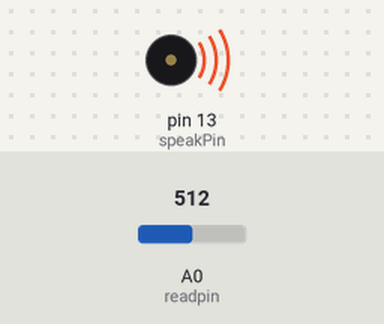
A sketch run on a simulated Arduino Uno, built with avr-gcc and run on an emulated ATmega328P. On the bench: buzzer (waves = sounding). The test bench sets the inputs (shaded band); at power-on: A0 (readpin) = 512.

Above: at 1.2 s.
1.3 s: A0 (readpin) set to 0
At 1.8 s:
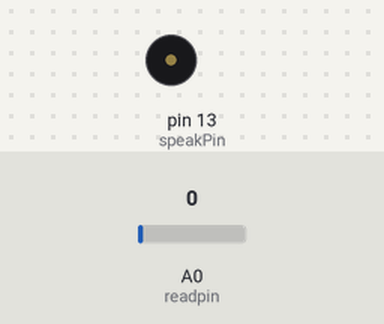
2.8 s: A0 (readpin) set to 122
At 4.1 s:
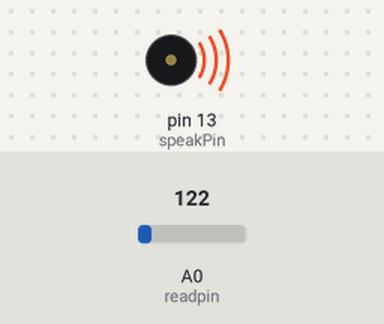
Timing chart, 0 to 5.8 s (numbered marks = the images above; inputs shaded):
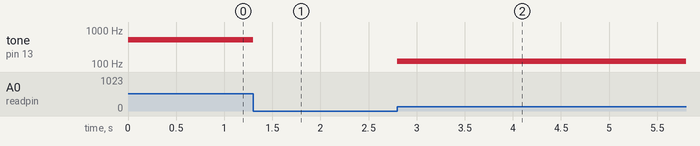

The sketch:

week35.ino
```cpp
int speakPin=13, readpin=A0;
int valpin;

void setup() {
  // put your setup code here, to run once:

  pinMode(13,OUTPUT);
  pinMode(readpin, INPUT);
  Serial.begin(9600);

}

void loop() {
  // put your main code here, to run repeatedly:

  valpin=analogRead(readpin);
  tone(speakPin,valpin);

}
```

Measured:
- after the input at 1.3 s, tone on pin 13 (speakPin): 512 Hz → silent at once
- after the input at 2.8 s, tone on pin 13 (speakPin): silent → 122 Hz at once
